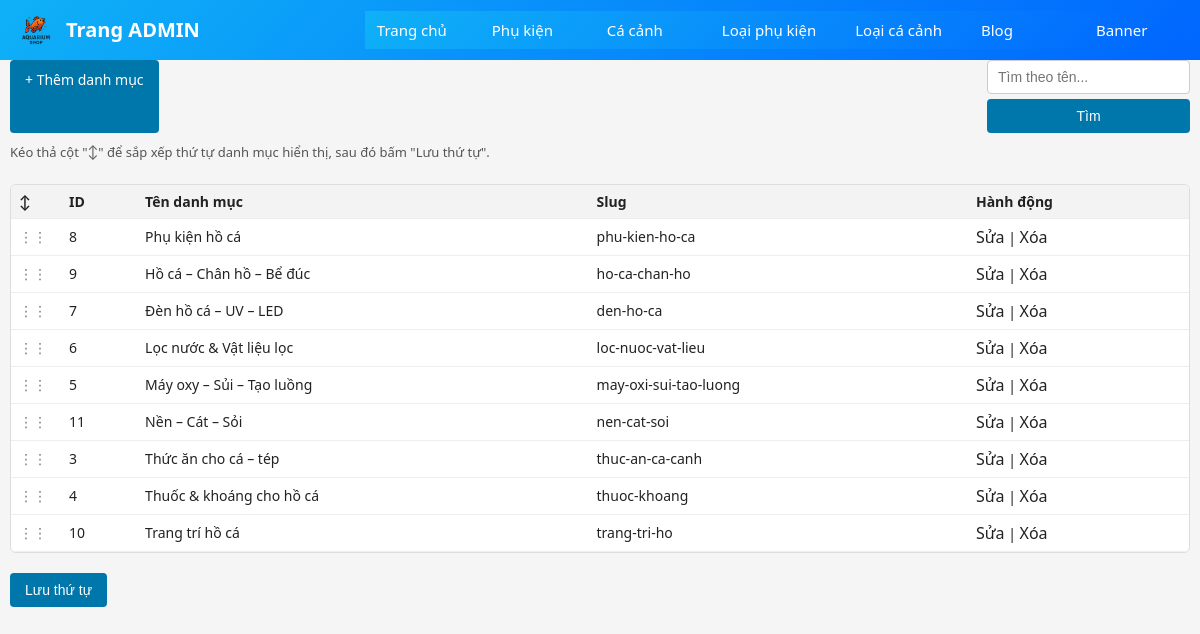
The app's page /admin/categories.php (signed in) with its own data.
### tables this page shows
CREATE TABLE IF NOT EXISTS `categories` (
  `id` int NOT NULL AUTO_INCREMENT,
  `name` varchar(255) NOT NULL,
  `slug` varchar(191) NOT NULL,
  PRIMARY KEY (`id`),
  UNIQUE KEY `slug` (`slug`)
);

### admin/categories.php (the view, shortened to what this page needs)
<?php
include __DIR__ . '/../includes/db.php';
$configPath = __DIR__ . '/../includes/site-config.json';
$config = ['categories_order' => []];
if (file_exists($configPath)) {
    $loaded = json_decode(file_get_contents($configPath), true);
    if (is_array($loaded)) {
        $config = array_merge($config, $loaded);
    }
}
$searchKeyword = isset($_GET['search']) ? trim($_GET['search']) : '';
$sql = "SELECT * FROM categories WHERE 1";
$orderList = $config['categories_order'] ?? [];
if (!empty($orderList)) {
    $orderIds = implode(',', array_map('intval', $orderList));
    $sql .= " ORDER BY FIELD(id, $orderIds), name ASC";
} else {
    $sql .= " ORDER BY name ASC";
}
$res = mysqli_query($conn, $sql);
?>
<!DOCTYPE html>
<html lang="vi">
<head>
  <link rel="stylesheet" href="../assets/css/style.css">
</head>
<body>
<?php include __DIR__ . '/admin-header.php'; ?>
<div class="container">
  <div style="margin-bottom:10px; display:flex; justify-content:space-between; flex-wrap:wrap;">
    <a class="btn" href="./category-form.php">+ Thêm danh mục</a>
    <form method="get" style="display:flex; gap:5px;">
      <input type="text" name="search" placeholder="Tìm theo tên..." value="<?= htmlspecialchars($searchKeyword) ?>">
      <button type="submit" class="btn">Tìm</button>
    </form>
  </div>
  <p class="order-note">Kéo thả cột "↕" để sắp xếp thứ tự danh mục hiển thị, sau đó bấm "Lưu thứ tự".</p>
  <form method="post" id="orderForm">
  <div class="table-wrapper">
    <table class="table">
      <tr>
        <th style="width:50px;">↕</th>
        <th>ID</th>
        <th>Tên danh mục</th>
        <th>Slug</th>
        <th>Hành động</th>
      </tr>
      <?php if(mysqli_num_rows($res) === 0): ?>
        <tr>
          <td colspan="4">Không tìm thấy danh mục nào.</td>
        </tr>
      <?php else: ?>
        <?php while ($row = mysqli_fetch_assoc($res)) : ?>
          <tr draggable="true" data-id="<?= $row['id'] ?>">
            <td class="drag-hint">⋮⋮</td>
            <td><?= $row['id'] ?></td>
            <td><?= htmlspecialchars($row['name']) ?></td>
            <td><?= htmlspecialchars($row['slug']) ?></td>
            <td>
              <a href="./category-form.php?id=<?= $row['id'] ?>">Sửa</a> |
              <a href="./categories.php?delete=<?= $row['id'] ?>"
                 onclick="return confirm('Xóa danh mục này?');">Xóa</a>
            </td>
          </tr>
        <?php endwhile; ?>
      <?php endif; ?>
    </table>
  </div>
    <div style="margin-top:10px;">
      <button type="submit" class="btn">Lưu thứ tự</button>
    </div>
  </form>
</div>
</body>
</html>

### assets/css/style.css (style rules this page uses)
* { box-sizing: border-box; margin: 0; padding: 0; }
body { font-family: system-ui, -apple-system, BlinkMacSystemFont, "Segoe UI", sans-serif; background: #f5f5f5; color: #222; line-height: 1.5; margin: 0px; max-width: 100%; max-width: 100vw; }
a { color: inherit; text-decoration: none; }
.container { width: 100%; max-width: 1280px; margin: 0 auto; padding: 0 10px; }
form { display: flex; flex-direction: column; gap: 10px; }
input[type="text"], input[type="password"], input[type="number"], textarea, select { width: 100%; max-width: 100%; padding: 8px 10px; border-radius: 4px; border: 1px solid #ccc; font-size: 14px; }
.btn, button { display: inline-block; padding: 9px 15px; border: none; background: #0077aa; color: #fff; border-radius: 4px; cursor: pointer; font-size: 14px; }
.table-wrapper { width: 100%; overflow-x: auto; background: #fff; border-radius: 6px; border: 1px solid #ddd; margin-top: 15px; }
.table { width: 100%; border-collapse: collapse; min-width: 600px; }
.table th, .table td { border-bottom: 1px solid #eee; padding: 6px 8px; font-size: 14px; text-align: left; }
.table th { background: #f3f3f3; font-weight: 600; }
button, input, select, textarea, a { -webkit-text-size-adjust: 100%; font-size: 16px; }

### admin/categories.php (style rules this page uses)
.drag-hint { font-size: 18px; cursor: grab; user-select: none; opacity: 0.6; }
.table th, .table td { vertical-align: middle; }
.order-note { font-size: 13px; color: #555; margin: 6px 0; }

### records on screen
categories: id "8", name "Phụ kiện hồ cá", slug "phu-kien-ho-ca"
categories: id "9", name "Hồ cá – Chân hồ – Bể đúc", slug "ho-ca-chan-ho"
categories: id "7", name "Đèn hồ cá – UV – LED", slug "den-ho-ca"
categories: id "6", name "Lọc nước & Vật liệu lọc", slug "loc-nuoc-vat-lieu"
categories: id "5", name "Máy oxy – Sủi – Tạo luồng", slug "may-oxi-sui-tao-luong"
categories: id "11", name "Nền – Cát – Sỏi", slug "nen-cat-soi"
categories: id "3", name "Thức ăn cho cá – tép", slug "thuc-an-ca-canh"
categories: id "4", name "Thuốc & khoáng cho hồ cá", slug "thuoc-khoang"
categories: id "10", name "Trang trí hồ cá", slug "trang-tri-ho"
